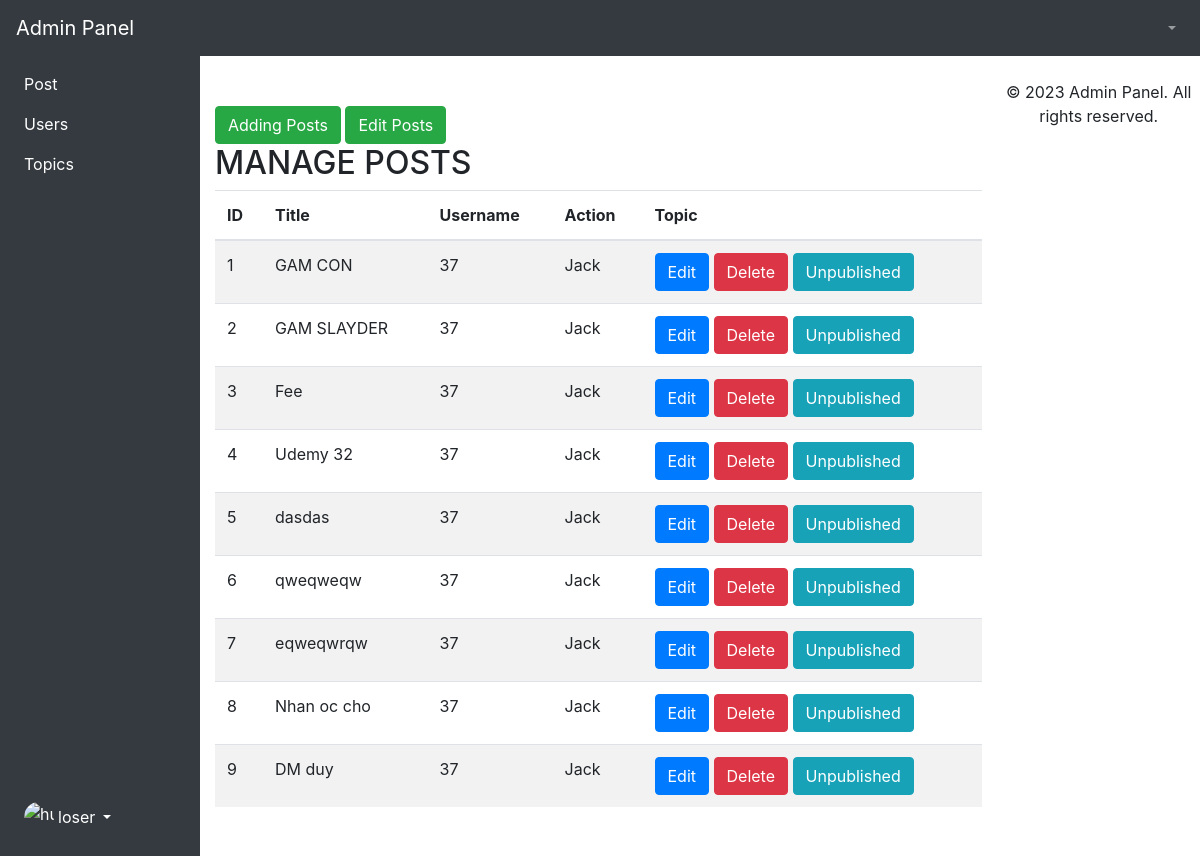
Before: /admin/posts/index.php with the older database file.
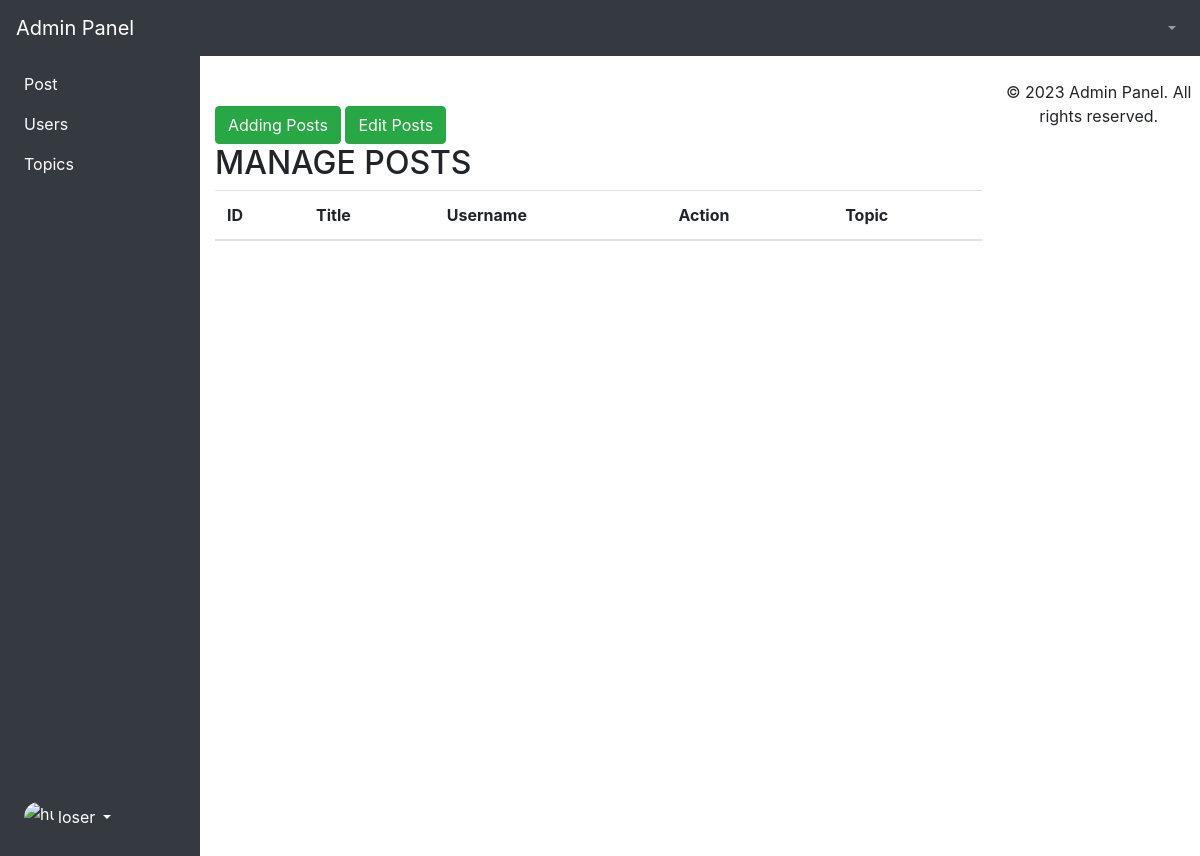
After: the same page with the newer database file.
### tables this page shows
CREATE TABLE IF NOT EXISTS `posts` (
  `id` int NOT NULL AUTO_INCREMENT,
  `user_id` int DEFAULT NULL,
  `title` varchar(255) NOT NULL,
  `slug` varchar(255) NOT NULL,
  `views` int NOT NULL DEFAULT '0',
  `image` varchar(255) NOT NULL,
  `body` mediumtext NOT NULL,
  `published` tinyint(1) NOT NULL,
  `created_at` timestamp NOT NULL DEFAULT CURRENT_TIMESTAMP ON UPDATE CURRENT_TIMESTAMP,
  `updated_at` timestamp NOT NULL DEFAULT '0000-00-00 00:00:00',
  `posted_time` timestamp NULL DEFAULT NULL,
  `topic_id` int DEFAULT NULL,
  PRIMARY KEY (`id`),
  UNIQUE KEY `slug` (`slug`),
  KEY `user_id` (`user_id`),
  KEY `FK_posts_topics` (`topic_id`)
);

### app/database/db.php (called while the page is built, shortened)
<?php
require('connect.php');
if (!function_exists('selectAll')) {
    function selectAll($table, $conditions = [])
    {
        global $conn;
        $sql = "SELECT * FROM $table";
        if (empty($conditions)) {
            $stmt = $conn->prepare($sql);
            $stmt->execute();
            $posts = $stmt->get_result()->fetch_all(MYSQLI_ASSOC);
            return $posts;
        }
    }
}
?>

### app/controllers/posts.php (called while the page is built, shortened)
<?php
require_once ROOT_PATH . "/app/database/db.php";
$table = 'posts';
$posts = selectAll($table);
?>

### admin/posts/index.php (the view, shortened to what this page needs)
<?php
include_once ROOT_PATH . "/app/include/adminHeader.php";
include_once ROOT_PATH . "/app/controllers/posts.php";
?>
<!DOCTYPE html>
<html>
<head>
    <link rel="stylesheet" href="https://maxcdn.bootstrapcdn.com/bootstrap/4.5.2/css/bootstrap.min.css">
</head>
<body>
<?php
include_once ROOT_PATH . "/app/include/adminSidebars.php";
?>
    <div style="margin-top: 50px;" class="container">
        <a href="create.php" class="btn btn-success">Adding Posts</a>
        <a href="edit.php" class="btn btn-success">Edit Posts</a>
        <h2>MANAGE POSTS</h2>
        <table class="table table-striped">
            <thead>
                <tr>
                    <th>ID</th>
                    <th>Title</th>
                    <th>Username</th>
                    <th>Action</th>
                    <th>Topic</th>
                </tr>
            </thead>
            <tbody>
                <?php foreach ($posts as $key => $post) : ?>
                <tr>
                    <td><?php echo $key + 1 ?></td>
                    <td><?php echo $post['title']; ?></td>
                    <td><?php echo $post['topic_id']; ?></td>
                    <td>Jack</td>
                    <td>
                        <a href="edit.php?id=<?php echo $post['id'] ?>" class="btn btn-primary edit">Edit</a>
                        <a href="edit.php?delete_id=<?php echo $post['id'] ?>" class="btn btn-danger delete">Delete</a>
                        <?php if($post['published']): ?>
                            <a href="edit.php?published=0&p_id=<?php echo $post['id'] ?>" class="btn btn-info published">Unpublished</a>
                        <?php else: ?>
                            <a href="edit.php?published=1&p_id=<?php echo $post['id'] ?>" class="btn btn-info unpublished">Published</a>
                        <?php endif; ?>
                    </td>
                </tr>
                <?php endforeach; ?>
            </tbody>
        </table>
    </div>
</body>
</html>
<?php
include_once ROOT_PATH . "/app/include/adminFooter.php";
?>

### app/include/adminHeader.php (shortened to what this page needs)
<!DOCTYPE html>
<html>
<head>
    <link rel="stylesheet" href="https://maxcdn.bootstrapcdn.com/bootstrap/4.5.2/css/bootstrap.min.css">
</head>
<body>
<nav class="navbar navbar-expand-lg navbar-dark bg-dark">
        <a class="navbar-brand" href="<?php echo BASE_URL . '/index.php'; ?>">Admin Panel</a>
        <div class="collapse navbar-collapse" id="navbarNav">
            <ul class="navbar-nav ml-auto">
                <li class="nav-item dropdown">
                    <a class="nav-link dropdown-toggle" href="#" id="navbarDropdown" role="button" data-toggle="dropdown" aria-haspopup="true" aria-expanded="false">
                    </a>
                </li>
            </ul>
        </div>
    </nav>

### app/include/adminSidebars.php (shortened to what this page needs)
<div class="container-fluid">
    <div class="row flex-nowrap">
        <div class="col-auto col-md-3 col-xl-2 px-sm-2 px-0 bg-dark">
            <div class="d-flex flex-column align-items-center align-items-sm-start px-3 pt-2 text-white min-vh-100">
                <ul class="nav nav-pills flex-column mb-sm-auto mb-0 align-items-center align-items-sm-start" id="menu">
                    <li>
                        <a href="<?php echo BASE_URL .'/admin/posts/index.php'; ?>" data-bs-toggle="collapse" class="nav-link px-0 align-middle">
                            <i class="fs-4 bi-speedometer2"></i> <span style="color :#fff;" class="ms-1 d-none d-sm-inline">Post</span>
                        </a>
                    </li>
                    <li>
                        <a style="color :#fff;" href="<?php echo BASE_URL .'/admin/users/index.php'; ?>" class="nav-link px-0 align-middle">
                            <i class="fs-4 bi-table"></i> <span class="ms-1 d-none d-sm-inline">Users</span>
                        </a>
                    </li>
                    <li>
                        <a style="color :#fff;" href="<?php echo BASE_URL .'/admin/topics/index.php'; ?>" data-bs-toggle="collapse" class="nav-link px-0 align-middle ">
                            <i class="fs-4 bi-bootstrap"></i> <span class="ms-1 d-none d-sm-inline">Topics</span>
                        </a>
                    </li>
                </ul>
                <div class="dropdown pb-4">
                    <a href="#" class="d-flex align-items-center text-white text-decoration-none dropdown-toggle" id="dropdownUser1" data-bs-toggle="dropdown" aria-expanded="false">
                        <img src="https://github.com/mdo.png" alt="hugenerd" width="30" height="30" class="rounded-circle">
                        <span class="d-none d-sm-inline mx-1">loser</span>
                    </a>
                </div>
            </div>
        </div>

### app/include/adminFooter.php (shortened to what this page needs)
<footer class="mt-4 text-center">
        <p>&copy; 2023 Admin Panel. All rights reserved.</p>
    </footer>
</body>
</html>

Changed rows visible on the page:
removed posts: title "GAM CON", topic "37"
removed posts: title "GAM SLAYDER", topic "37"
removed posts: title "Fee", topic "37"
removed posts: title "Udemy 32", topic "37"
removed posts: title "dasdas", topic "37"
removed posts: title "qweqweqw", topic "37"
removed posts: title "eqweqwrqw", topic "37"
removed posts: title "Nhan oc cho", topic "37"
removed posts: title "DM duy", topic "37"
